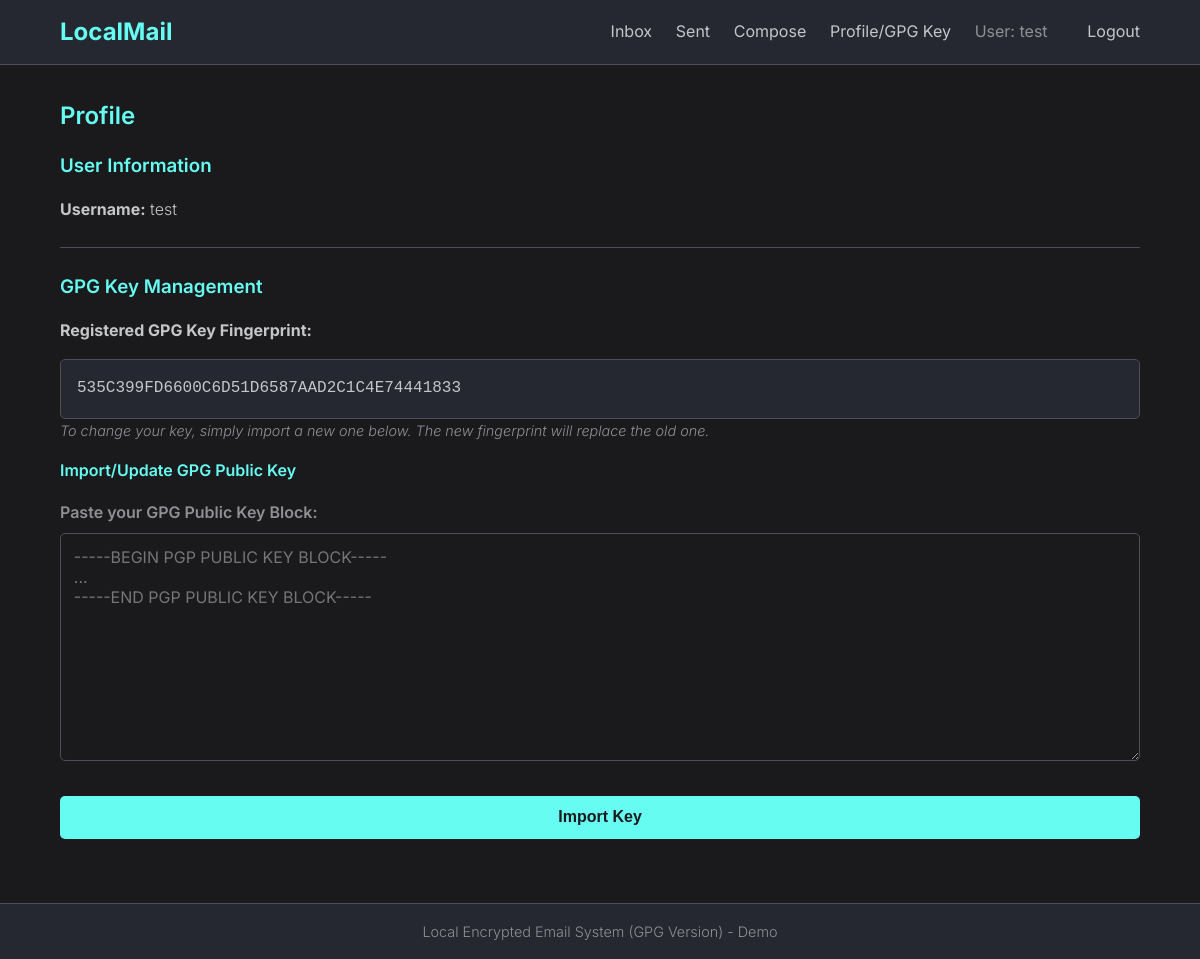
The app's page /profile (signed in) with its own data.
### database.py (models this page shows, shortened)
class User(UserMixin, db.Model):
    id = db.Column(db.Integer, primary_key=True)
    username = db.Column(db.String(64), index=True, unique=True, nullable=False)
    password_hash = db.Column(db.String(256), nullable=False)
    gpg_fingerprint = db.Column(db.String(40), nullable=True, unique=True, index=True)
    sent_emails = db.relationship('Email', foreign_keys='Email.sender_id', backref='sender', lazy='dynamic')
    received_emails = db.relationship('Email', foreign_keys='Email.recipient_id', backref='recipient', lazy='dynamic')

### app.py (the view, shortened to what this page needs)
@app.route('/profile', methods=['GET', 'POST'])
@login_required
def profile():
    return render_template('profile.html', title='Profile')

### app.py (called while the page is built)
@login_manager.user_loader
def load_user(user_id):
    return User.query.get(int(user_id))

### templates/profile.html (shortened to what this page needs)
{% extends "base.html" %}
{% block content %}
<h2>Profile</h2>
<div class="profile-section">
    <h3>User Information</h3>
    <p><strong>Username:</strong> {{ current_user.username }}</p>
</div>
<hr>
<div class="profile-section">
    <h3>GPG Key Management</h3>
    {% if current_user.gpg_fingerprint %}
    <p><strong>Registered GPG Key Fingerprint:</strong></p>
    <pre>{{ current_user.gpg_fingerprint }}</pre>
    <p class="note">To change your key, simply import a new one below. The new fingerprint will replace the old one.</p>
    {% endif %}
    <h4>Import/Update GPG Public Key</h4>
    <form method="POST" action="{{ url_for('profile') }}">
        <div class="form-group">
            <label for="gpg_public_key">Paste your GPG Public Key Block:</label>
            <textarea id="gpg_public_key" name="gpg_public_key" rows="10" required placeholder="-----BEGIN PGP PUBLIC KEY BLOCK-----
...
-----END PGP PUBLIC KEY BLOCK-----"></textarea>
        </div>
        <button type="submit" class="btn">Import Key</button>
    </form>
</div>
{% endblock %}

### templates/base.html (shortened to what this page needs)
<!DOCTYPE html>
<html lang="en">
<head>
    <link rel="stylesheet" href="{{ url_for('static', filename='css/style.css') }}">
</head>
<body>
    <nav class="navbar">
        <div class="container nav-container">
            <a class="nav-brand" href="{{ url_for('index') if current_user.is_authenticated else url_for('login') }}">LocalMail</a>
            <div class="nav-links">
                {% if current_user.is_authenticated %}
                    <a href="{{ url_for('index') }}">Inbox</a>
                    <a href="{{ url_for('sent') }}">Sent</a>
                    <a href="{{ url_for('compose') }}">Compose</a>
                    <a href="{{ url_for('profile') }}">Profile/GPG Key</a>
                    <span class="nav-user">User: {{ current_user.username }}</span>
                    <a href="{{ url_for('logout') }}">Logout</a>
                {% else %}
                    <a href="{{ url_for('login') }}">Login</a>
                    <a href="{{ url_for('register') }}">Register</a>
                {% endif %}
            </div>
        </div>
    </nav>
    <main class="container main-content">
        {% block content %}{% endblock %}
    </main>
    <footer class="footer">
        <div class="container">
            Local Encrypted Email System (GPG Version) - Demo
        </div>
    </footer>
</body>
</html>

### static/css/style.css (style rules this page uses)
:root { --bg-color: #1a1a1d; --bg-secondary-color: #252830; --text-color: #c5c6c7; --text-secondary-color: #8f9094; --primary-color: #66fcf1; --primary-hover-color: #45a29e; --border-color: #4b4f58; --danger-color: #e57373; --warning-color: #ffb74d; --success-color: #81c784; --info-color: #64b5f6; --font-family: 'Inter', sans-serif; --border-radius: 5px; }
* { box-sizing: border-box; margin: 0; padding: 0; }
html { font-size: 16px; }
body { font-family: var(--font-family); background-color: var(--bg-color); color: var(--text-color); line-height: 1.6; display: flex; flex-direction: column; min-height: 100vh; font-weight: 300; }
main.main-content { flex-grow: 1; padding-top: 2rem; padding-bottom: 2rem; }
h1, h2, h3, h4, h5, h6 { color: var(--primary-color); margin-bottom: 1rem; font-weight: 600; }
a { color: var(--primary-color); text-decoration: none; transition: color 0.2s ease-in-out; }
p { margin-bottom: 1rem; }
hr { border: 0; height: 1px; background-color: var(--border-color); margin: 1.5rem 0; }
pre { background-color: var(--bg-secondary-color); padding: 1rem; border-radius: var(--border-radius); border: 1px solid var(--border-color); color: var(--text-color); white-space: pre-wrap; word-wrap: break-word; font-family: monospace; overflow-x: auto; }
.container { width: 90%; max-width: 1100px; margin: 0 auto; }
.note { font-size: 0.9rem; color: var(--text-secondary-color); font-style: italic; }
.navbar { background-color: var(--bg-secondary-color); padding: 0.8rem 0; border-bottom: 1px solid var(--border-color); }
.nav-container { display: flex; justify-content: space-between; align-items: center; }
.nav-brand { font-size: 1.5rem; font-weight: 700; color: var(--primary-color); text-decoration: none; }
.nav-links a, .nav-user { color: var(--text-color); margin-left: 1.2rem; font-size: 1rem; font-weight: 400; text-decoration: none; }
.nav-user { color: var(--text-secondary-color); margin-right: 1rem; }
.form-group { margin-bottom: 1.2rem; }
.form-group label { display: block; margin-bottom: 0.5rem; color: var(--text-secondary-color); font-weight: 600; }
.form-group input[type="text"], .form-group input[type="password"], .form-group input[type="email"], .form-group select, .form-group textarea { width: 100%; padding: 0.8rem; background-color: var(--bg-color); border: 1px solid var(--border-color); border-radius: var(--border-radius); color: var(--text-color); font-size: 1rem; font-family: var(--font-family); }
.form-group textarea { resize: vertical; min-height: 150px; }
.btn { display: inline-block; background-color: var(--primary-color); color: var(--bg-color); padding: 0.8rem 1.5rem; border: none; border-radius: var(--border-radius); cursor: pointer; font-size: 1rem; font-weight: 600; text-align: center; transition: background-color 0.2s ease-in-out, color 0.2s ease-in-out; text-decoration: none; }
form .btn { width: 100%; margin-top: 0.5rem; }
.footer { background-color: var(--bg-secondary-color); color: var(--text-secondary-color); text-align: center; padding: 1rem 0; margin-top: 2rem; border-top: 1px solid var(--border-color); font-size: 0.9rem; }

### records on screen
User: username "test", gpg_fingerprint "535C399FD6600C6D51D6587AAD2C1C4E74441833"
